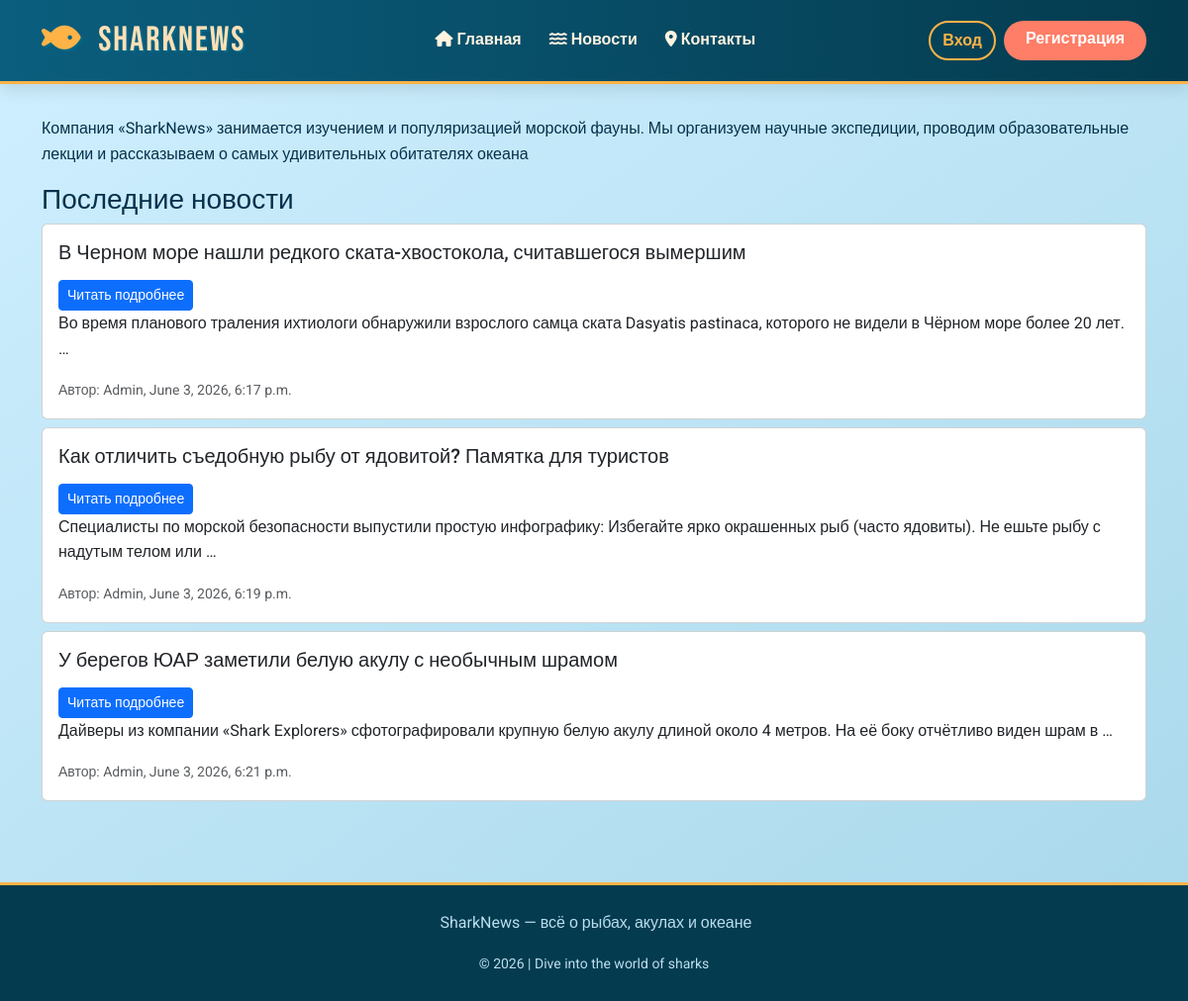
The page / on the database its author committed.
### newsapp/models.py (models this page shows)
class News(models.Model):
    title = models.CharField(max_length=200)
    content = models.TextField()
    author = models.ForeignKey(User, on_delete=models.CASCADE)
    pub_date = models.DateTimeField(default=timezone.now)
    image = models.ImageField(upload_to='news/', blank=True, null=True)

### newsapp/views.py (the view)
# urls.py: path('', views.index, name='index'),
def index(request):
    latest_news = News.objects.all()[:3]
    return render(request, 'index.html', {'latest_news': latest_news})

### newsapp/templates/index.html (shortened to what this page needs)
{% extends 'base.html' %}
{% block content %}
<p>Компания «SharkNews» занимается изучением и популяризацией морской фауны.
 Мы организуем научные экспедиции, проводим образовательные лекции и рассказываем о самых удивительных обитателях океана</p>
<h3>Последние новости</h3>
{% for item in latest_news %}
    <div class="card mb-2">
        <div class="card-body">
            <h5>{{ item.title }}</h5>
			<a href="/news/{{ item.id }}/" class="btn btn-sm btn-primary mt-2">Читать подробнее</a>
            <p>{{ item.content|truncatewords:20 }}</p>
            <small class="text-muted">Автор: {{ item.author.username }}, {{ item.pub_date }}</small>
        </div>
    </div>
{% empty %}
    <p>Новостей пока нет.</p>
{% endfor %}
{% endblock %}

### newsapp/templates/base.html (shortened to what this page needs)
<!DOCTYPE html>
<html lang="ru">
<head>
    <link href="https://cdn.jsdelivr.net/npm/bootstrap@5.3.0/dist/css/bootstrap.min.css" rel="stylesheet">
    <link rel="stylesheet" href="https://cdnjs.cloudflare.com/ajax/libs/font-awesome/6.0.0-beta3/css/all.min.css">
</head>
<body>
<nav class="navbar navbar-expand-lg navbar-marine">
    <div class="container">
        <a class="navbar-brand" href="/">
            <i class="fas fa-fish"></i> SharkNews
        </a>
        <div class="collapse navbar-collapse" id="marineNav">
            <ul class="navbar-nav mx-auto">
                <li class="nav-item"><a class="nav-link" href="/"><i class="fas fa-home"></i> Главная</a></li>
                <li class="nav-item"><a class="nav-link" href="/news/"><i class="fas fa-water"></i> Новости</a></li>
                <li class="nav-item"><a class="nav-link" href="/contacts/"><i class="fas fa-map-marker-alt"></i> Контакты</a></li>
            </ul>
            <div class="d-flex">
                {% if user.is_authenticated %}
                    <span class="text-warning me-3"><i class="fas fa-user"></i> {{ user.username }}</span>
                    <a href="/logout/" class="btn btn-outline-light btn-sm">Выход</a>
                {% else %}
                    <a href="/login/" class="btn btn-outline-light me-2">Вход</a>
                    <a href="/register/" class="btn btn-coral">Регистрация</a>
                {% endif %}
            </div>
        </div>
    </div>
</nav>
<div class="container py-4">
    {% block content %}
    {% endblock %}
</div>
<footer class="footer-deep text-center">
    <div class="container">
        <p> SharkNews — всё о рыбах, акулах и океане</p>
        <small>© 2026 | Dive into the world of sharks</small>
    </div>
</footer>
</body>
</html>

### newsapp/templates/base.html (style rules this page uses)
:root { --deep-ocean: #0b3b4f; --wave-blue: #2c7da0; --coral: #ff7e67; --sand: #f9e7c2; --light-cyan: #d9f0f7; }
body { font-family: 'Roboto', sans-serif; background: linear-gradient(145deg, #cfefff 0%, #a8d8ea 100%); color: #05314b; line-height: 1.6; }
.navbar-marine { background: linear-gradient(90deg, #0b5e7e, #043b4e); border-bottom: 3px solid #ffb347; box-shadow: 0 6px 15px rgba(0,0,0,0.1); }
.navbar-brand { font-family: 'Bebas Neue', cursive; font-size: 2.2rem; letter-spacing: 2px; color: #ffe0b5 !important; text-shadow: 2px 2px 0 #006688; }
.navbar-brand i { color: #ffb347; margin-right: 8px; }
.nav-link { font-weight: 600; color: #fff3e0 !important; margin: 0 6px; transition: 0.2s; border-bottom: 2px solid transparent; }
.btn-outline-light { border: 2px solid #ffb347; color: #ffb347; border-radius: 30px; font-weight: bold; }
.btn-coral { background: #ff7e67; border: none; border-radius: 30px; padding: 6px 22px; font-weight: bold; color: white; transition: 0.2s; }
.footer-deep { background: #043b4e; color: #bbdef0; margin-top: 50px; padding: 25px 0; border-top: 3px solid #ffb347; }

### rows shown on the page
News: title "В Черном море нашли редкого ската-хвостокола, считавшегося вымершим", content "Во время планового траления ихтиологи обнаружили взрослого самца ската Dasyatis pastinaca, которого не видели в Чёрном море более 20 лет. …", author.username "Admin", pub_date "June 3, 2026, 6:17 p.m."
News: title "Как отличить съедобную рыбу от ядовитой? Памятка для туристов", content "Специалисты по морской безопасности выпустили простую инфографику: Избегайте ярко окрашенных рыб (часто ядовиты). Не ешьте рыбу с надутым телом или …", author.username "Admin", pub_date "June 3, 2026, 6:19 p.m."
News: title "У берегов ЮАР заметили белую акулу с необычным шрамом", content "Дайверы из компании «Shark Explorers» сфотографировали крупную белую акулу длиной около 4 метров. На её боку отчётливо виден шрам в …", author.username "Admin", pub_date "June 3, 2026, 6:21 p.m."
